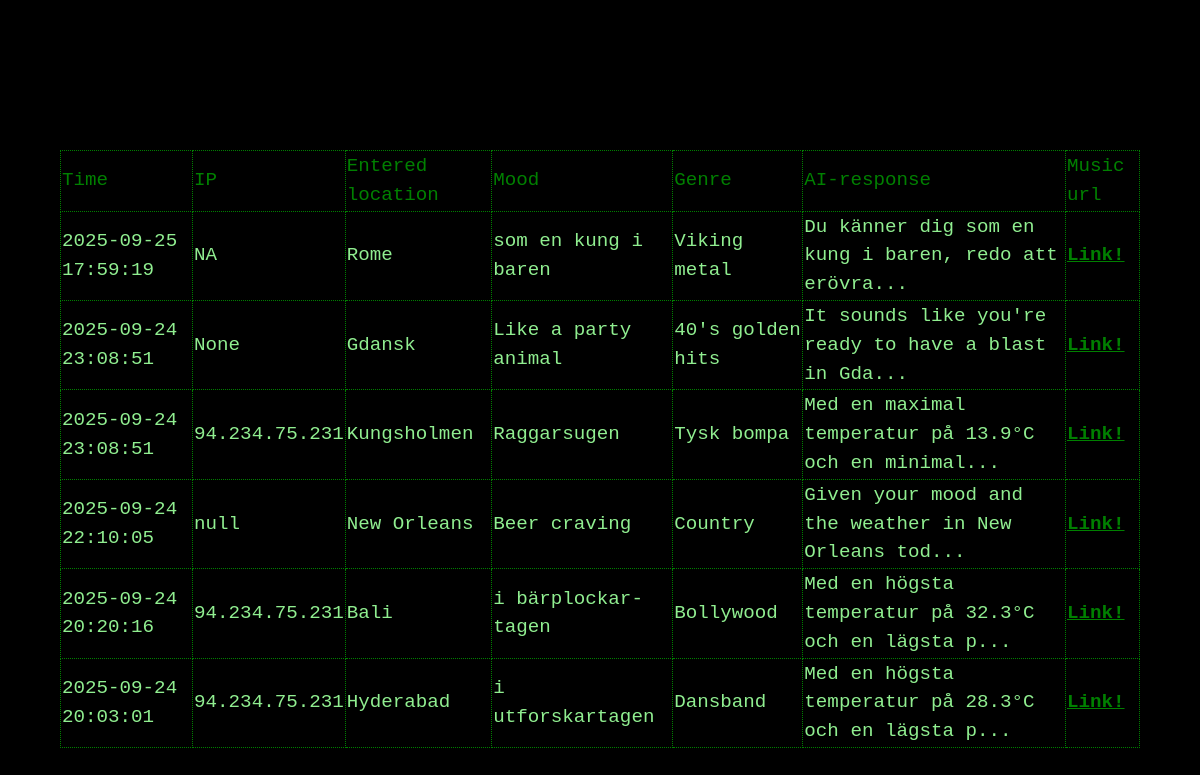
The app's page /requests with its own data.
### tables this page shows
CREATE TABLE requests (
        id INTEGER PRIMARY KEY AUTOINCREMENT, 
        time TEXT, 
        ip TEXT, 
        location TEXT, 
        mood TEXT, 
        genre TEXT, 
        airesult TEXT, 
        musicresult TEXT);

### app/main.py (the view)
@app.get("/requests", response_class=HTMLResponse)
async def list_records(request:Request):
    records=listdbrecords()
    return templates.TemplateResponse("requests.html", {"request": request, "records": records})

### app/templates/requests.html (shortened to what this page needs)
    <!DOCTYPE html>
    <html data-bs-theme='dark'>
    <head>
        <link rel='stylesheet' href='https://cdn.jsdelivr.net/npm/bootstrap@5.3.0/dist/css/bootstrap.min.css'>
    </head>
    <body>
<div class='form-group' style='width:90%;margin-top:150px;margin-left:auto;margin-right:auto;'>
 <table width='100%'>
     <tr style='color:green'>
         <td>Time</td>
         <td>IP</td>
         <td>Entered location</td>
         <td>Mood</td>
         <td>Genre</td>
         <td>AI-response</td>
         <td>Music url</td>
     </tr>
     {% for row in records %}
     <tr>
        <td>{{ row[1] }}</td>
        <td>{{ row[2] }}</td>
        <td>{{ row[3] }}</td>
        <td>{{ row[4] }}</td>
        <td>{{ row[5] }}</td>
        <td>
            <span onclick='alert( {{ row[6]|tojson }} )' style='cursor:pointer;'>
                {{ row[6][:50] }}{% if row[6]|length > 50 %}...{% endif %}
            </span>
        </td>
        <td><a href='{{ row[7] }}' style='color:green;font-weight:bolder;'>Link!</a></td>
     </tr>
     {% endfor %}
 </table>
</div>
    </body>

### app/templates/requests.html (style rules this page uses)
body { background-color:black; font-size:larger; }
tr { color:lightgreen; font-family:'Courier New', Courier, monospace; }
td { border: 1px;border-style: dotted;border-color:green; margin:50px; }

### records on screen
requests: time "2025-09-25 17:59:19", ip "NA", location "Rome", mood "som en kung i baren", genre "Viking metal", airesult "Du känner dig som en kung i baren, redo att erövra"
requests: time "2025-09-24 23:08:51", row "None", location "Gdansk", mood "Like a party animal", genre "40's golden hits", airesult "It sounds like you're ready to have a blast in Gda"
requests: time "2025-09-24 23:08:51", ip "94.234.75.231", location "Kungsholmen", mood "Raggarsugen", genre "Tysk bompa", airesult "Med en maximal temperatur på 13.9°C och en minimal"
requests: time "2025-09-24 22:10:05", ip "null", location "New Orleans", mood "Beer craving", genre "Country", airesult "Given your mood and the weather in New Orleans tod"
requests: time "2025-09-24 20:20:16", ip "94.234.75.231", location "Bali", mood "i bärplockar-tagen", genre "Bollywood", airesult "Med en högsta temperatur på 32.3°C och en lägsta p"
requests: time "2025-09-24 20:03:01", ip "94.234.75.231", location "Hyderabad", mood "i utforskartagen", genre "Dansband", airesult "Med en högsta temperatur på 28.3°C och en lägsta p"
